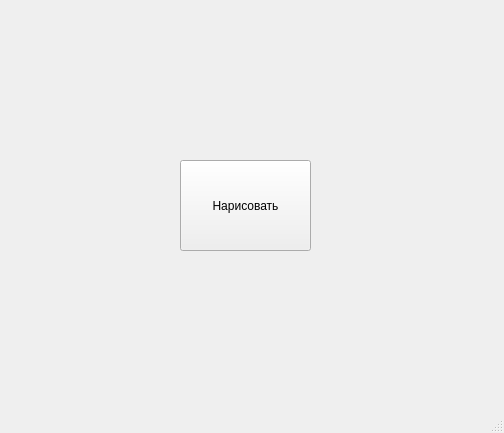
<?xml version="1.0" encoding="UTF-8"?>
<ui version="4.0">
 <class>MainWindow</class>
 <widget class="QMainWindow" name="MainWindow">
  <property name="geometry">
   <rect>
    <x>0</x>
    <y>0</y>
    <width>504</width>
    <height>433</height>
   </rect>
  </property>
  <property name="sizePolicy">
   <sizepolicy hsizetype="Maximum" vsizetype="Maximum">
    <horstretch>0</horstretch>
    <verstretch>0</verstretch>
   </sizepolicy>
  </property>
  <property name="windowTitle">
   <string>MainWindow</string>
  </property>
  <widget class="QWidget" name="centralwidget">
   <property name="enabled">
    <bool>true</bool>
   </property>
   <property name="sizePolicy">
    <sizepolicy hsizetype="Maximum" vsizetype="Maximum">
     <horstretch>0</horstretch>
     <verstretch>0</verstretch>
    </sizepolicy>
   </property>
   <widget class="QPushButton" name="pushButton">
    <property name="geometry">
     <rect>
      <x>180</x>
      <y>160</y>
      <width>131</width>
      <height>91</height>
     </rect>
    </property>
    <property name="text">
     <string>Нарисовать</string>
    </property>
   </widget>
  </widget>
  <widget class="QMenuBar" name="menubar">
   <property name="geometry">
    <rect>
     <x>0</x>
     <y>0</y>
     <width>504</width>
     <height>21</height>
    </rect>
   </property>
  </widget>
  <widget class="QStatusBar" name="statusbar"/>
 </widget>
 <resources/>
 <connections/>
</ui>
